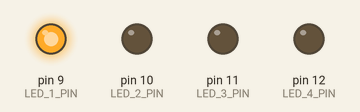
This sketch was run on a simulated Arduino Uno, built with avr-gcc and run on an emulated ATmega328P. Shown: output pins drawn as LEDs (lit = HIGH).

Above: at 0.05 s.
At 0.25 s:
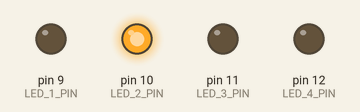
At 0.75 s:
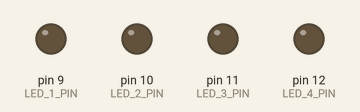
At 1.45 s:
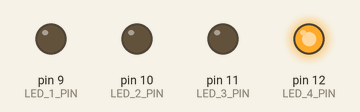
At 2.85 s:
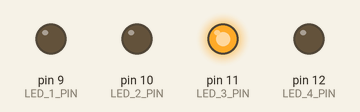
Timing chart, 0 to 3.1 s (numbered marks = the images above):
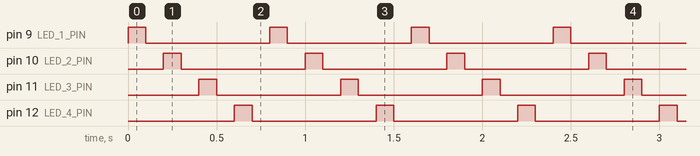

Measured:
- by itself, pin 9 (LED_1_PIN), pin 10 (LED_2_PIN), pin 11 (LED_3_PIN), pin 12 (LED_4_PIN): alternates HIGH for 0.10 s and LOW for 0.70 s

The sketch:

digital_pins.ino
```cpp
/*Optimiztion toggle of LED using arrays and loop*/
#define LED_1_PIN 9
#define LED_2_PIN 10
#define LED_3_PIN 11
#define LED_4_PIN 12

#define ARRAY_SIZE 4

//Array of LEDS
int pinLedArray[ARRAY_SIZE] = {LED_1_PIN, LED_2_PIN, LED_3_PIN, LED_4_PIN};


void setup() {

  for (int i=0; i < ARRAY_SIZE; i++){
    pinMode(pinLedArray[i], OUTPUT);
  }

  //Initialize the LED; Cannot assume they are automatically in low Mode
  for (int i=0; i < ARRAY_SIZE; i++){
    digitalWrite(pinLedArray[i], LOW);
  }

}

void loop() {

  for (int i=0; i < ARRAY_SIZE; i++){
    digitalWrite(pinLedArray[i], HIGH);
    delay(100);
    digitalWrite(pinLedArray[i],LOW);
    delay(100);
  }

}
```
